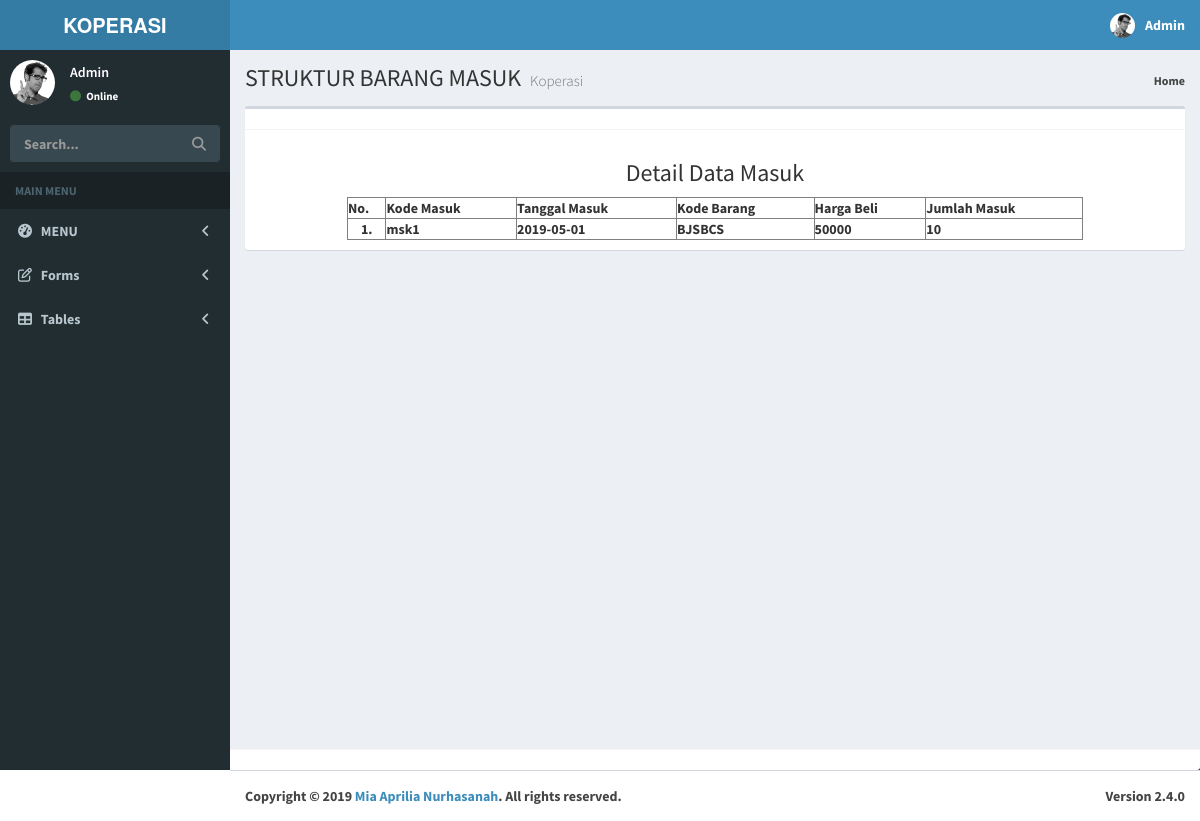
Page /koperasi/detail_barang_masuk.php?Kd_Masuk=msk1 on the committed database.
### tables this page shows
CREATE TABLE IF NOT EXISTS `struktur_barang_masuk` (
  `Kd_Masuk` varchar(5) NOT NULL,
  `Tgl_Masuk` date NOT NULL,
  `Kd_Barang` varchar(30) NOT NULL,
  `Hrg_Beli` int(9) NOT NULL,
  `Jml_Masuk` int(3) NOT NULL
);

### koperasi/detail_barang_masuk.php (the view, shortened to what this page needs)
<!DOCTYPE html>
<html>
<head>
  <link rel="stylesheet" href="bower_components/bootstrap/dist/css/bootstrap.min.css">
  <link rel="stylesheet" href="bower_components/font-awesome/css/font-awesome.min.css">
  <link rel="stylesheet" href="bower_components/Ionicons/css/ionicons.min.css">
  <link rel="stylesheet" href="dist/css/AdminLTE.min.css">
  <link rel="stylesheet" href="dist/css/skins/_all-skins.min.css">
</head>
<body class="hold-transition skin-blue sidebar-mini">
<div class="wrapper">
  <header class="main-header">
    <a href="../../index2.html" class="logo">
      <span class="logo-lg"><b>KOPERASI</span>
    </a>
    <nav class="navbar navbar-static-top">
      <div class="navbar-custom-menu">
        <ul class="nav navbar-nav">
          <li class="dropdown user user-menu">
            <a href="#" class="dropdown-toggle" data-toggle="dropdown">
              <img src="dist/img/user2-160x160.jpg" class="user-image" alt="User Image">
              <span class="hidden-xs">Admin</span>
            </a>
      </div>
    </nav>
  </header>
  <aside class="main-sidebar">
    <section class="sidebar">
      <div class="user-panel">
        <div class="pull-left image">
          <img src="dist/img/user2-160x160.jpg" class="img-circle" alt="User Image">
        </div>
        <div class="pull-left info">
          <p>Admin</p>
          <a href="#"><i class="fa fa-circle text-success"></i> Online</a>
        </div>
      </div>
      <form action="#" method="get" class="sidebar-form">
        <div class="input-group">
          <input type="text" name="q" class="form-control" placeholder="Search...">
          <span class="input-group-btn">
                <button type="submit" name="search" id="search-btn" class="btn btn-flat"><i class="fa fa-search"></i>
                </button>
              </span>
        </div>
      </form>
      <ul class="sidebar-menu" data-widget="tree">
        <li class="header">MAIN MENU</li>
        <li class="treeview">
          <a href="#">
            <i class="fa fa-dashboard"></i> <span>MENU</span>
            <span class="pull-right-container">
              <i class="fa fa-angle-left pull-right"></i>
            </span>
          </a>
        </li>
        <li class="treeview">
          <a href="#">
            <i class="fa fa-edit"></i> <span>Forms</span>
            <span class="pull-right-container">
              <i class="fa fa-angle-left pull-right"></i>
            </span>
          </a>
        </li>
        <li class="treeview">
          <a href="#">
            <i class="fa fa-table"></i> <span>Tables</span>
            <span class="pull-right-container">
              <i class="fa fa-angle-left pull-right"></i>
            </span>
          </a>
        </li>
      </ul>
    </section>
  </aside>
  <div class="content-wrapper">
    <section class="content-header">
      <h1>
        STRUKTUR BARANG MASUK
        <small>Koperasi</small>
      </h1>
      <ol class="breadcrumb">
        <li><a href="index.php">Home</a>
      </ol>
    </section>
    <section class="content">
      <div class="box">
        <div class="box-header with-border">
        </div>
        <div class="box-body">
<?php
include("koneksi_barang.php");
?>
<h3 align="center">Detail Data Masuk</h3>
<div class="table-responsive">
<table border="1" cellspacing="7" cellpadding="0" align="center" width="80%" heigh="30%">
    <tr>
        <th>No.</th>
        <th>Kode Masuk</th>
        <th>Tanggal Masuk</th>
        <th>Kode Barang</th>
        <th>Harga Beli</th>
        <th>Jumlah Masuk</th>
    </tr>
      <?php
          $no=1;
          $kd= $_GET['Kd_Masuk'];
          $query=("SELECT * FROM struktur_barang_masuk WHERE Kd_Masuk='$kd'");
          $lihat = mysqli_query($con, $query) or die('Error, query failed. ' . mysqli_error());
          while($r=mysqli_fetch_array($lihat)){
      ?>
          <tr>
              <td align="center"><?php echo"$no.";?></td>
              <td><?php echo"$r[Kd_Masuk]";?></td>
              <td><?php echo"$r[Tgl_Masuk]";?></td>
              <td><?php echo"$r[Kd_Barang]";?></td>
              <td><?php echo"$r[Hrg_Beli]";?></td>
              <td><?php echo"$r[Jml_Masuk]";?></td>
          </tr>
      <?php
      $no++;
      } ?>
      </table>
</div>
</div>
</div>
 </div>
        <div class="box-footer">
        </div>
  </div>
  <footer class="main-footer">
    <div class="pull-right hidden-xs">
      <b>Version</b> 2.4.0
    </div>
    <strong>Copyright &copy; 2019 <a href="https://adminlte.io">Mia Aprilia Nurhasanah</a>.</strong> All rights
    reserved.
  </footer>
</body>
</html>

### rows in the picture
struktur_barang_masuk: Kd_Masuk "msk1", Tgl_Masuk "2019-05-01", Kd_Barang "BJSBCS", Hrg_Beli "50000", Jml_Masuk "10"
